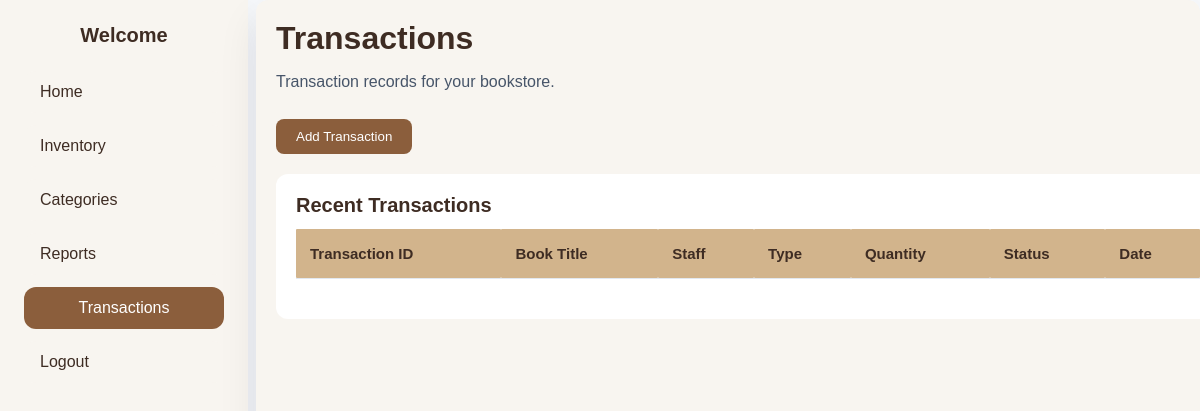
/transactions.php, run on an earlier commit of the app's database.
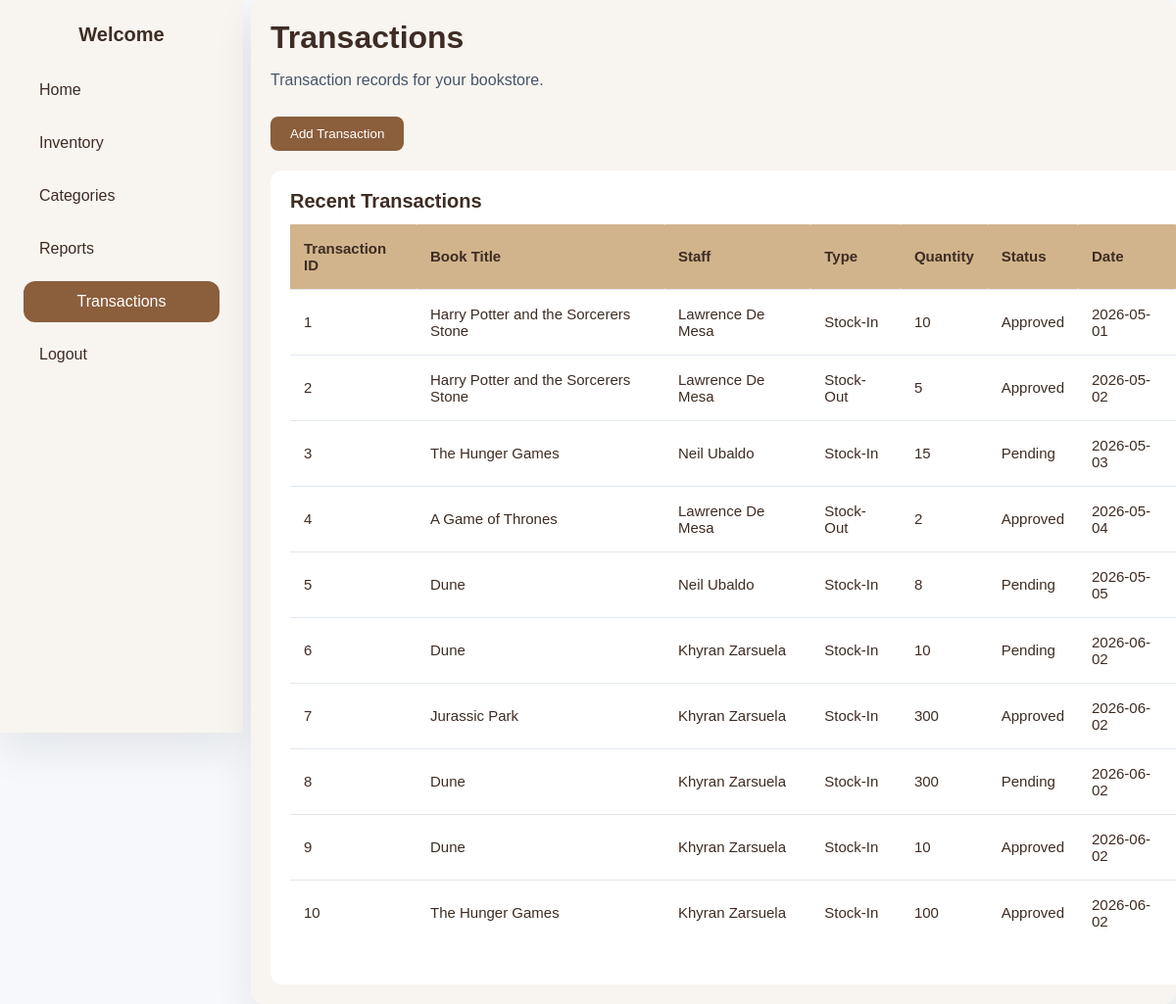
And on a later commit of the database.
### tables this page shows
CREATE TABLE `inventory_transactions` (
  `transaction_id` int(11) NOT NULL,
  `book_id` int(11) NOT NULL,
  `user_id` int(11) NOT NULL,
  `transaction_type` enum('Stock-In','Stock-Out') NOT NULL,
  `quantity` int(11) NOT NULL,
  `status` enum('Pending','Approved','Rejected') NOT NULL,
  `transaction_date` date NOT NULL
);

CREATE TABLE `books` (
  `book_id` int(11) NOT NULL,
  `isbn` varchar(20) NOT NULL,
  `title` varchar(150) NOT NULL,
  `author_id` int(11) NOT NULL,
  `category_id` int(11) NOT NULL,
  `price` decimal(10,2) NOT NULL,
  `stock_quantity` int(11) NOT NULL
);

CREATE TABLE `users` (
  `user_id` int(11) NOT NULL,
  `role_id` int(11) NOT NULL,
  `full_name` varchar(100) NOT NULL,
  `username` varchar(50) NOT NULL,
  `password` varchar(255) NOT NULL,
  `status` enum('Active','Inactive') NOT NULL
);

### get.php (called while the page is built, shortened)
<?php
    include "database.php";
    $queryTransactions = "SELECT inventory_transactions.transaction_id, books.title, users.full_name, inventory_transactions.transaction_type, inventory_transactions.quantity, inventory_transactions.status, inventory_transactions.transaction_date
                        FROM inventory_transactions
                        INNER JOIN books ON inventory_transactions.book_id = books.book_id
                        INNER JOIN users ON inventory_transactions.user_id = users.user_id;";
    $sqlTransactions = mysqli_query($connection, $queryTransactions);
?>

### transactions.php (the view, shortened to what this page needs)
<?php
    include "get.php";
?>
<!DOCTYPE html>
<html lang="en">
<head>
    <link rel="stylesheet" href="style3.css">
</head>
<body>
    <div class="layout">
        <aside class="sidebar">
            <div class="sidebar-header">
                <h2 style="text-align: center; color: var(--text);">Welcome</h2>
            </div>
            <nav class="sidebar-nav">
                <a href="index.php">Home</a>
                <a href="index2.php">Inventory</a>
                <a href="categories.php">Categories</a>
                <a href="reports.php">Reports</a>
                <a href="#" style="background: var(--primary); color: #ffffff; text-align: center;">Transactions</a>
                <a href="Login.php">Logout</a>
            </nav>
        </aside>
        <div class="container">
            <h1 style="color: var(--text);">Transactions</h1>
            <p>Transaction records for your bookstore.</p>
            <button class="addTransaction-btn" onclick="window.location.href='addTransaction.php'">Add Transaction</button>
            <div class="inventory-section">
            <table class="inventory-table">
                <h1 style="color: var(--text); font-size: 20px;">Recent Transactions</h1>
                <thead>
                    <tr>
                        <th>Transaction ID</th>
                        <th>Book Title</th>
                        <th>Staff</th>
                        <th>Type</th>
                        <th>Quantity</th>
                        <th>Status</th>
                        <th>Date</th>
                    </tr>
                </thead>
                <tbody>
                    <?php while($results = mysqli_fetch_array($sqlTransactions)) { ?>
                    <tr>
                        <td><?php echo $results['transaction_id']; ?></td>
                        <td><?php echo $results['title']; ?></td>
                        <td><?php echo $results['full_name']; ?></td>
                        <td><?php echo $results['transaction_type']; ?></td>
                        <td><?php echo $results['quantity']; ?></td>
                         <td><?php echo $results['status']; ?></td>
                        <td><?php echo $results['transaction_date']; ?></td>
                    </tr>
                    <?php } ?>
                </tbody>
            </table>
        </div>
        </div>
    </div>
</body>
</html>

What changed in the data, as far as the page shows it:
now on this page (row edited): inventory_transactions: transaction_id "1", book.title "Harry Potter and the Sorcerers Stone", user.full_name "Lawrence De Mesa", transaction_type "Stock-In", quantity "10", status "Approved", transaction_date "2026-05-01"
now on this page (row edited): inventory_transactions: transaction_id "2", book.title "Harry Potter and the Sorcerers Stone", user.full_name "Lawrence De Mesa", transaction_type "Stock-Out", quantity "5", status "Approved", transaction_date "2026-05-02"
now on this page (row edited): inventory_transactions: transaction_id "3", book.title "The Hunger Games", user.full_name "Neil Ubaldo", transaction_type "Stock-In", quantity "15", status "Pending", transaction_date "2026-05-03"
now on this page (row edited): inventory_transactions: transaction_id "4", book.title "A Game of Thrones", user.full_name "Lawrence De Mesa", transaction_type "Stock-Out", quantity "2", status "Approved", transaction_date "2026-05-04"
now on this page (row edited): inventory_transactions: transaction_id "5", book.title "Dune", user.full_name "Neil Ubaldo", transaction_type "Stock-In", quantity "8", status "Pending", transaction_date "2026-05-05"
now on this page (row edited): inventory_transactions: transaction_id "6", book.title "Dune", user.full_name "Khyran Zarsuela", transaction_type "Stock-In", quantity "10", status "Pending", transaction_date "2026-06-02"
now on this page (row edited): inventory_transactions: transaction_id "7", book.title "Jurassic Park", user.full_name "Khyran Zarsuela", transaction_type "Stock-In", quantity "300", status "Approved", transaction_date "2026-06-02"
now on this page (row edited): inventory_transactions: transaction_id "8", book.title "Dune", user.full_name "Khyran Zarsuela", transaction_type "Stock-In", quantity "300", status "Pending", transaction_date "2026-06-02"
now on this page (row edited): inventory_transactions: transaction_id "9", book.title "Dune", user.full_name "Khyran Zarsuela", transaction_type "Stock-In", quantity "10", status "Approved", transaction_date "2026-06-02"
now on this page (row edited): inventory_transactions: transaction_id "10", book.title "The Hunger Games", user.full_name "Khyran Zarsuela", transaction_type "Stock-In", quantity "100", status "Approved", transaction_date "2026-06-02"
